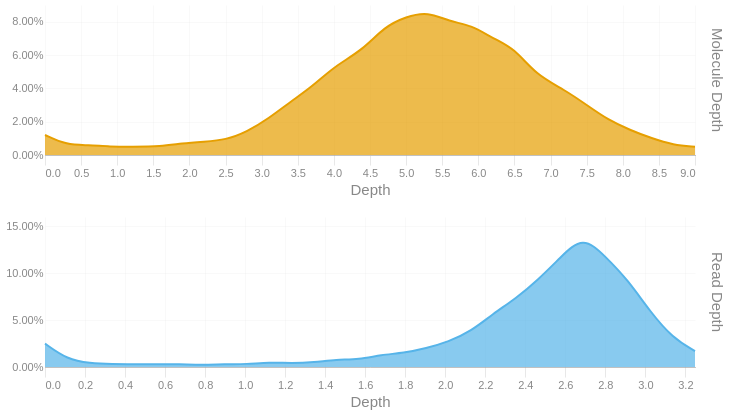

The notebook cell this image was saved under:
### Code cell
readdep = depth_hist(tb['Read Depth'], q99, 3)
readdep = readdep.with_columns(pl.lit('Read Depth').alias('Metric'))
if not SKIPLR:
    moldep = depth_hist(tb['Molecule Depth'], mol_q99, 1)
    moldep = moldep.with_columns(pl.lit('Molecule Depth').alias('Metric'))
    _hist = pl.concat([readdep, moldep])
    _hist = _hist.filter(pl.col('Proportion') != 0)
    with SafeRender(_hist):
        (
            alt.Chart(_hist)        
            .mark_area(interpolate = "basis")
            .encode(
                x=alt.X('Bin:Q').scale(domainMin=0).axis(alt.Axis(title='Depth')),
                y = alt.Y('Proportion:Q', title = None).axis(format = '.2%'),
                color = alt.Color('Metric:N').legend(None),
                row = alt.Row("Metric:N").header(title = None, labelOrient = 'right'),
                tooltip = [
                    alt.Tooltip("Metric:N", title = "Metric"),
                    alt.Tooltip('Interval:N', title = "Depth Interval"),
                    alt.Tooltip('Proportion:Q', title = "% Alignments").format('.2%')
                ]
            )
            .resolve_scale(x='independent', y='independent')
            .properties(
                height = 150, width = 650,
                usermeta={'embedOptions': {'downloadFileName': f'{samplename}.depth.hist'}}
            )
        ).display()
else:
    readdep = readdep.filter(pl.col('Proportion') != 0)
    with SafeRender(readdep):
        (
            alt.Chart(readdep)        
            .mark_area(interpolate = "basis")
            .encode(
                x=alt.X('Bin:Q').scale(domainMin=0).axis(alt.Axis(title='Depth')),
                y = alt.Y('Proportion:Q', title = None).axis(format = '.2%'),
                tooltip = [
                    alt.Tooltip('Interval:N', title = "Depth Interval"),
                    alt.Tooltip('Proportion:Q', title = "% Alignments").format('.2%')
                ]
            )
            .properties(
                usermeta={'embedOptions': {'downloadFileName': f'{samplename}.depth.hist'}}
            )
        ).display()

### Figure 1 — Vega-Lite specification as saved in the notebook (floating-point values rounded to 4 significant figures)
{"width": 650, "height": 150, "config": {"title": {"anchor": "start", "dy": -15, "fontSize": 18, "color": "#888888", "subtitleColor": "#888888", "subtitleFontSize": 14}, "arc": {"fill": "#0072B2"}, "axis": {"domainColor": "#888888", "domainWidth": 0.5, "gridWidth": 0.2, "grid": false, "titleFontWeight": 400, "titleFontSize": 15, "labelFontSize": 11, "labelColor": "#888888", "tickColor": "#888888", "tickWidth": 0.2, "titleColor": "#888888"}, "axisBand": {"grid": false}, "axisX": {"grid": true, "tickSize": 10, "domainCap": "round"}, "axisY": {"domain": false, "grid": true, "tickSize": 0, "domainCap": "round"}, "background": "transparent", "header": {"labelFontSize": 15, "labelColor": "#888888", "titleFontSize": 15, "titleFontWeight": 600, "titleColor": "#888888"}, "legend": {"labelFont": "sans-serif", "labelFontSize": 12, "labelColor": "#888888", "symbolSize": 100, "symbolType": "circle", "titleFontSize": 12, "titlePadding": 10, "titleColor": "#888888", "title": null}, "range": {"category": ["#E69F00", "#56B4E9", "#009E73", "#F0E442", "#0072B2", "#D55E00", "#CC79A7", "#000000"], "diverging": ["#cfe8f3", "#a2d4ec", "#73bfe2", "#46abdb", "#1696d2", "#12719e"]}, "area": {"fill": "#0072B2", "fillOpacity": 0.7, "line": true, "strokeOpacity": 0.7}, "line": {"color": "#0072B2", "stroke": "#0072B2", "strokeWidth": 2}, "trail": {"color": "#0072B2", "stroke": "#0072B2", "strokeWidth": 0, "size": 1}, "point": {"filled": true, "fillOpacity": 1.0, "size": 95}, "text": {"color": "#888888", "fontSize": 11, "align": "right", "fontWeight": 400, "size": 11}, "bar": {"fill": "#0072B2", "stroke": null}, "view": {"stroke": null, "continuousWidth": 660, "continuousHeight": 400}}, "data": {"name": "data-a4050e801293cdc7a7be86592ba0b823"}, "mark": {"type": "area", "interpolate": "basis"}, "encoding": {"color": {"field": "Metric", "legend": null, "type": "nominal"}, "row": {"field": "Metric", "header": {"title": null, "labelOrient": "right"}, "type": "nominal"}, "tooltip": [{"field": "Metric", "title": "Metric", "type": "nominal"}, {"field": "Interval", "title": "Depth Interval", "type": "nominal"}, {"field": "Proportion", "format": ".2%", "title": "% Alignments", "type": "quantitative"}], "x": {"axis": {"title": "Depth"}, "field": "Bin", "scale": {"domainMin": 0}, "type": "quantitative"}, "y": {"axis": {"format": ".2%"}, "field": "Proportion", "title": null, "type": "quantitative"}}, "resolve": {"scale": {"x": "independent", "y": "independent"}}, "usermeta": {"embedOptions": {"downloadFileName": "S1_Tusket_029.depth.hist"}}, "$schema": "https://vega.github.io/schema/vega-lite/v6.1.0.json", "datasets": {"data-a4050e801293cdc7a7be86592ba0b823": [{"Bin": 0.0, "Interval": "0.0-0.112", "Proportion": 0.025, "Metric": "Read Depth"}, {"Bin": 0.112, "Interval": "0.112-0.224", "Proportion": 0.008, "Metric": "Read Depth"}, {"Bin": 0.224, "Interval": "0.224-0.336", "Proportion": 0.004, "Metric": "Read Depth"}, {"Bin": 0.336, "Interval": "0.336-0.448", "Proportion": 0.003, "Metric": "Read Depth"}, {"Bin": 0.448, "Interval": "0.448-0.56", "Proportion": 0.003, "Metric": "Read Depth"}, {"Bin": 0.56, "Interval": "0.56-0.672", "Proportion": 0.003, "Metric": "Read Depth"}, {"Bin": 0.672, "Interval": "0.672-0.784", "Proportion": 0.003, "Metric": "Read Depth"}, {"Bin": 0.784, "Interval": "0.784-0.896", "Proportion": 0.002, "Metric": "Read Depth"}, {"Bin": 0.896, "Interval": "0.896-1.008", "Proportion": 0.003, "Metric": "Read Depth"}, {"Bin": 1.008, "Interval": "1.008-1.12", "Proportion": 0.003, "Metric": "Read Depth"}, {"Bin": 1.12, "Interval": "1.12-1.232", "Proportion": 0.005, "Metric": "Read Depth"}, {"Bin": 1.232, "Interval": "1.232-1.344", "Proportion": 0.004, "Metric": "Read Depth"}, {"Bin": 1.344, "Interval": "1.344-1.456", "Proportion": 0.005, "Metric": "Read Depth"}, {"Bin": 1.456, "Interval": "1.456-1.568", "Proportion": 0.008, "Metric": "Read Depth"}, {"Bin": 1.568, "Interval": "1.568-1.68", "Proportion": 0.008, "Metric": "Read Depth"}, {"Bin": 1.68, "Interval": "1.68-1.792", "Proportion": 0.013, "Metric": "Read Depth"}, {"Bin": 1.792, "Interval": "1.792-1.904", "Proportion": 0.015, "Metric": "Read Depth"}, {"Bin": 1.904, "Interval": "1.904-2.016", "Proportion": 0.02, "Metric": "Read Depth"}, {"Bin": 2.016, "Interval": "2.016-2.128", "Proportion": 0.027, "Metric": "Read Depth"}, {"Bin": 2.128, "Interval": "2.128-2.24", "Proportion": 0.038, "Metric": "Read Depth"}, {"Bin": 2.24, "Interval": "2.24-2.352", "Proportion": 0.057, "Metric": "Read Depth"}, {"Bin": 2.352, "Interval": "2.352-2.464", "Proportion": 0.073, "Metric": "Read Depth"}, {"Bin": 2.464, "Interval": "2.464-2.576", "Proportion": 0.093, "Metric": "Read Depth"}, {"Bin": 2.576, "Interval": "2.576-2.688", "Proportion": 0.117, "Metric": "Read Depth"}, {"Bin": 2.688, "Interval": "2.688-2.8", "Proportion": 0.14, "Metric": "Read Depth"}, {"Bin": 2.8, "Interval": "2.8-2.912", "Proportion": 0.118, "Metric": "Read Depth"}, {"Bin": 2.912, "Interval": "2.912-3.024", "Proportion": 0.093, "Metric": "Read Depth"}, {"Bin": 3.024, "Interval": "3.024-3.136", "Proportion": 0.059, "Metric": "Read Depth"}, {"Bin": 3.136, "Interval": "3.136-3.248", "Proportion": 0.031, "Metric": "Read Depth"}, {"Bin": 3.248, "Interval": "3.248-3.36", "Proportion": 0.017, "Metric": "Read Depth"}, {"Bin": 0.0, "Interval": "0.0-0.3", "Proportion": 0.012, "Metric": "Molecule Depth"}, {"Bin": 0.3, "Interval": "0.3-0.6", "Proportion": 0.006, "Metric": "Molecule Depth"}, {"Bin": 0.6, "Interval": "0.6-0.9", "Proportion": 0.006, "Metric": "Molecule Depth"}, {"Bin": 0.9, "Interval": "0.9-1.2", "Proportion": 0.005, "Metric": "Molecule Depth"}, {"Bin": 1.2, "Interval": "1.2-1.6", "Proportion": 0.005, "Metric": "Molecule Depth"}, {"Bin": 1.6, "Interval": "1.6-1.9", "Proportion": 0.005, "Metric": "Molecule Depth"}, {"Bin": 1.9, "Interval": "1.9-2.2", "Proportion": 0.007, "Metric": "Molecule Depth"}, {"Bin": 2.2, "Interval": "2.2-2.5", "Proportion": 0.008, "Metric": "Molecule Depth"}, {"Bin": 2.5, "Interval": "2.5-2.8", "Proportion": 0.009, "Metric": "Molecule Depth"}, {"Bin": 2.8, "Interval": "2.8-3.1", "Proportion": 0.014, "Metric": "Molecule Depth"}, {"Bin": 3.1, "Interval": "3.1-3.4", "Proportion": 0.022, "Metric": "Molecule Depth"}, {"Bin": 3.4, "Interval": "3.4-3.7", "Proportion": 0.032, "Metric": "Molecule Depth"}, {"Bin": 3.7, "Interval": "3.7-4.0", "Proportion": 0.041, "Metric": "Molecule Depth"}, {"Bin": 4.0, "Interval": "4.0-4.4", "Proportion": 0.053, "Metric": "Molecule Depth"}, {"Bin": 4.4, "Interval": "4.4-4.7", "Proportion": 0.063, "Metric": "Molecule Depth"}, {"Bin": 4.7, "Interval": "4.7-5.0", "Proportion": 0.077, "Metric": "Molecule Depth"}, {"Bin": 5.0, "Interval": "5.0-5.3", "Proportion": 0.083, "Metric": "Molecule Depth"}, {"Bin": 5.3, "Interval": "5.3-5.6", "Proportion": 0.086, "Metric": "Molecule Depth"}, {"Bin": 5.6, "Interval": "5.6-5.9", "Proportion": 0.08, "Metric": "Molecule Depth"}, {"Bin": 5.9, "Interval": "5.9-6.2", "Proportion": 0.078, "Metric": "Molecule Depth"}, {"Bin": 6.2, "Interval": "6.2-6.5", "Proportion": 0.07, "Metric": "Molecule Depth"}, {"Bin": 6.5, "Interval": "6.5-6.8", "Proportion": 0.064, "Metric": "Molecule Depth"}, {"Bin": 6.8, "Interval": "6.8-7.2", "Proportion": 0.048, "Metric": "Molecule Depth"}, {"Bin": 7.2, "Interval": "7.2-7.5", "Proportion": 0.039, "Metric": "Molecule Depth"}, {"Bin": 7.5, "Interval": "7.5-7.8", "Proportion": 0.03, "Metric": "Molecule Depth"}, {"Bin": 7.8, "Interval": "7.8-8.1", "Proportion": 0.021, "Metric": "Molecule Depth"}, {"Bin": 8.1, "Interval": "8.1-8.4", "Proportion": 0.015, "Metric": "Molecule Depth"}, {"Bin": 8.4, "Interval": "8.4-8.7", "Proportion": 0.01, "Metric": "Molecule Depth"}, {"Bin": 8.7, "Interval": "8.7-9.0", "Proportion": 0.006, "Metric": "Molecule Depth"}, {"Bin": 9.0, "Interval": "9.0-9.34", "Proportion": 0.005, "Metric": "Molecule Depth"}]}}
